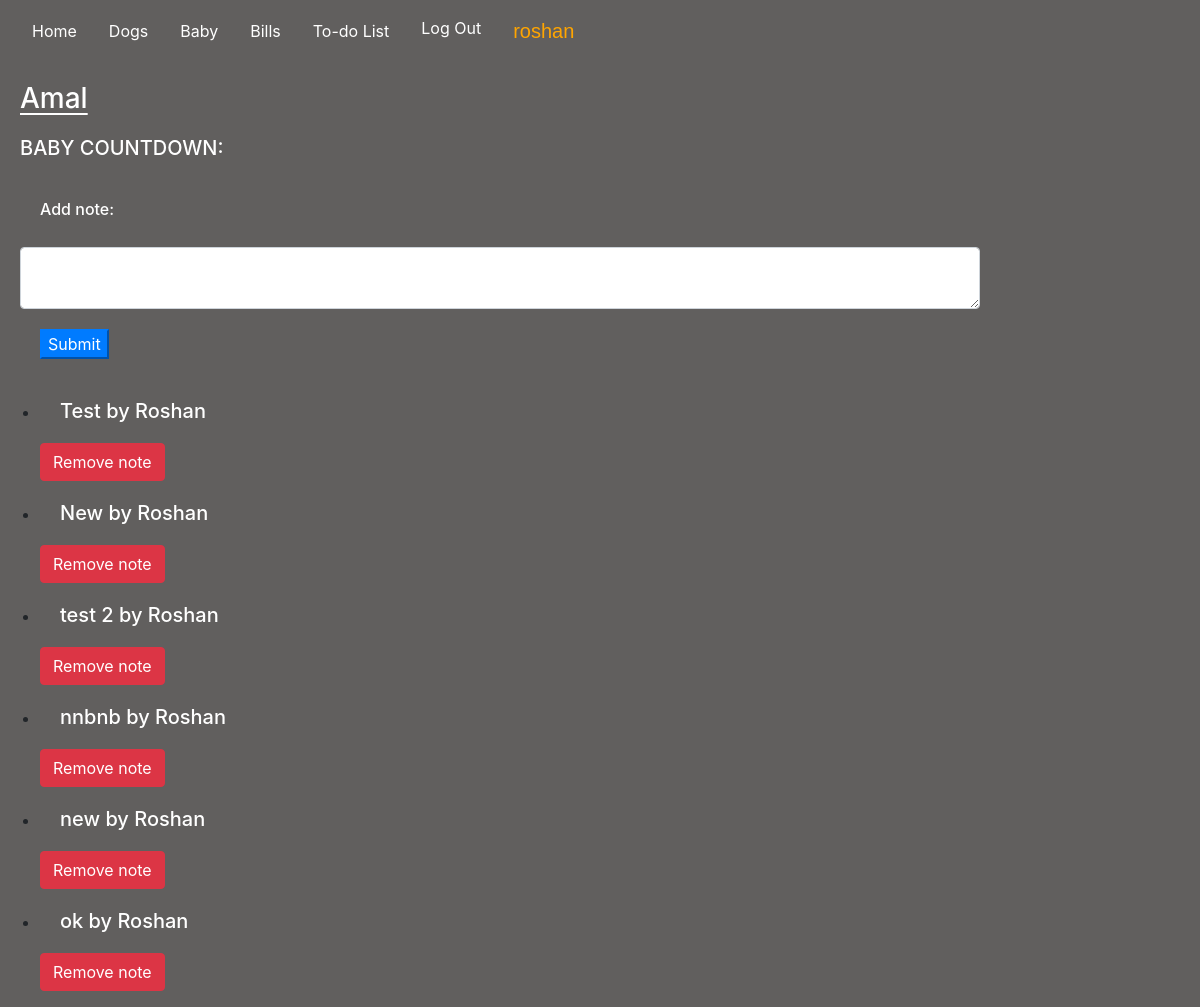
Page /baby_name/Amal (signed in) on the committed database.
### housemanager/models.py (models this page shows, shortened)
class Baby(models.Model):
    baby_name = models.CharField(max_length=100)
    baby_due = models.DateField(default=datetime.now, blank=True)

class Notes(models.Model):
    note = models.TextField(blank=True)
    user_note = models.ForeignKey(User, on_delete=models.CASCADE)

### housemanager/views.py (the view)
# urls.py: path("baby_name/<str:baby_name>", views.baby_name, name="baby_name"),
@csrf_exempt
def baby_name(request, baby_name):
    if request.method == "GET":
        notes = Notes.objects.all()
        baby = Baby.objects.get(baby_name=baby_name)
        return render(request, "housemanager/baby_name.html", {
            "notes": notes,
            "baby": baby
        })
    else:
        baby = Baby.objects.get(baby_name=baby_name)
        return JsonResponse(f"{baby.baby_due}", safe=False)

### housemanager/templates/housemanager/baby_name.html (shortened to what this page needs)
{% extends "housemanager/layout.html" %}
{% load static %}
{% block body %}
<h3 style="text-decoration: underline; text-underline-offset: 5px;" id="name">{{baby.baby_name}}</h3>
<div id="count-div">
    <h5>BABY COUNTDOWN:</h5>
</div>
<div id="note-div">
    <label for="note"><h6>Add note:</h5></label>
    <textarea class="form-control" id="note"></textarea>
    <button class="btn-primary" id="note-but">Submit</button>
</div>
<div>
    <ul id="baby-notes">
        {% for notes in notes%}
        <li id="note-list" data-id={{notes.id}} class="note-list">
            <h5>{{notes.note}} by {{notes.user_note | title}}</h5>
            <button data-id={{notes.id}} id="remove-note" class="btn btn-danger">Remove note</button>
        </li>
        {% endfor %}
    </ul>
</div>
{% endblock %}

### housemanager/templates/housemanager/layout.html (shortened to what this page needs)
{% load static %}
<!DOCTYPE html>
<html lang="en">
    <head>
        <link rel="stylesheet" href="https://stackpath.bootstrapcdn.com/bootstrap/4.4.1/css/bootstrap.min.css">
        <link href="{% static 'housemanager/styles.css' %}" rel="stylesheet">
    </head>
    <body>
        <nav id="topnav" class="navbar navbar-expand-lg">
            <a class="nav-link active" href="{% url 'index' %}">Home</a>
            <a class="nav-link active" href="{% url 'dogs' %}">Dogs</a>
            <a class="nav-link active" href="{% url 'baby' %}">Baby</a>
            <a class="nav-link active" href="{% url 'bills' %}">Bills</a>
            <a class="nav-link active" href="{% url 'todo' %}">To-do List</a>
            <div>
              <ul class="nav">
                {% if user.is_authenticated %}
                    <li class="nav-item">
                        <a class="nav-link" href="{% url 'logout' %}">Log Out</a>
                    </li>
                    <li class="nav-item">
                        <a class="nav-link" id="user" >{{user}}</a>
                    </li>
                {% else %}
                    <li class="nav-item">
                        <a class="nav-link" href="{% url 'login' %}">Log In</a>
                    </li>
                {% endif %}
              </ul>
            </div>
         </nav>
                {% block body %}
                {% endblock %}
    </body>
</html>

### housemanager/static/housemanager/styles.css (style rules this page uses)
html, body { background-color: #615f5e; margin: 0; padding: 0; display: block; }
h4, h3 { color: white; margin: 20px; }
h5, h6 { color: white; margin: 20px; }
a { color: white; }
.btn-primary { margin: 20px; }
#note-div { width: 80%; margin: 20px; }
#note-but { margin-left: 20px; }
#user { color: orange; font-size: 15pt; font-family: 'Lucida Sans', 'Lucida Sans Regular', 'Lucida Grande', 'Lucida Sans Unicode', Geneva, Verdana, sans-serif; }

### rows in the picture
Baby: baby_name "Amal"
Notes: note "Test", user_note "Roshan"
Notes: note "New", user_note "Roshan"
Notes: note "test 2", user_note "Roshan"
Notes: note "nnbnb", user_note "Roshan"
Notes: note "new", user_note "Roshan"
Notes: note "ok", user_note "Roshan"

### other values in the picture
{{ user }} "roshan"
